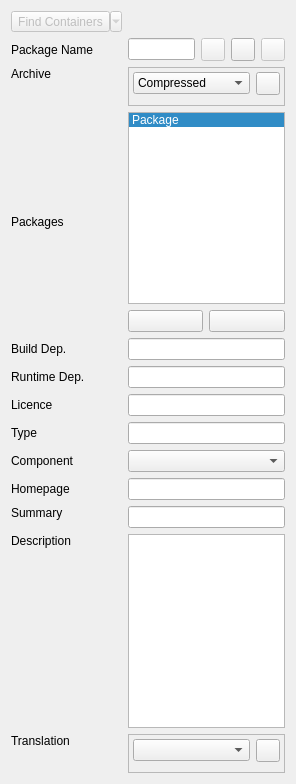
      <widget class="QWidget" name="scrollAreaWidgetContents">
       <property name="geometry">
        <rect>
         <x>0</x>
         <y>0</y>
         <width>296</width>
         <height>784</height>
        </rect>
       </property>
       <layout class="QGridLayout" name="gridLayout">
        <item row="8" column="0">
         <widget class="QLabel" name="label">
          <property name="text">
           <string>Archive</string>
          </property>
          <property name="alignment">
           <set>Qt::AlignLeading|Qt::AlignLeft|Qt::AlignTop</set>
          </property>
         </widget>
        </item>
        <item row="16" column="0">
         <widget class="QLabel" name="lbl_part_of">
          <property name="text">
           <string>Component</string>
          </property>
         </widget>
        </item>
        <item row="20" column="0">
         <widget class="QLabel" name="lbl_translation">
          <property name="text">
           <string>Translation</string>
          </property>
          <property name="alignment">
           <set>Qt::AlignLeading|Qt::AlignLeft|Qt::AlignTop</set>
          </property>
         </widget>
        </item>
        <item row="19" column="1" colspan="2">
         <widget class="QPlainTextEdit" name="pte_description">
          <property name="toolTip">
           <string>Detailed description for software that packaging</string>
          </property>
          <property name="statusTip">
           <string>Detailed description for software that packaging</string>
          </property>
         </widget>
        </item>
        <item row="18" column="0">
         <widget class="QLabel" name="lbl_brief">
          <property name="text">
           <string>Summary</string>
          </property>
          <property name="alignment">
           <set>Qt::AlignLeading|Qt::AlignLeft|Qt::AlignTop</set>
          </property>
          <property name="wordWrap">
           <bool>true</bool>
          </property>
         </widget>
        </item>
        <item row="9" column="0" rowspan="3">
         <widget class="QLabel" name="lbl_packages">
          <property name="text">
           <string>Packages</string>
          </property>
         </widget>
        </item>
        <item row="14" column="0">
         <widget class="QLabel" name="lbl_licence">
          <property name="text">
           <string>Licence</string>
          </property>
         </widget>
        </item>
        <item row="11" column="1">
         <widget class="QPushButton" name="btn_add_package">
          <property name="text">
           <string/>
          </property>
          <property name="icon">
           <iconset resource="../resources/pisido.qrc">
            <normaloff>:/images/add.png</normaloff>:/images/add.png</iconset>
          </property>
         </widget>
        </item>
        <item row="15" column="0">
         <widget class="QLabel" name="lbl_is_a">
          <property name="text">
           <string>Type</string>
          </property>
         </widget>
        </item>
        <item row="1" column="0">
         <widget class="QLabel" name="lbl_package_name">
          <property name="text">
           <string>Package Name</string>
          </property>
         </widget>
        </item>
        <item row="17" column="0">
         <widget class="QLabel" name="lbl_src_homepage">
          <property name="text">
           <string>Homepage</string>
          </property>
         </widget>
        </item>
        <item row="12" column="0">
         <widget class="QLabel" name="lbl_build_dependency">
          <property name="text">
           <string>Build Dep.</string>
          </property>
         </widget>
        </item>
        <item row="19" column="0">
         <widget class="QLabel" name="lbl_detailed">
          <property name="text">
           <string>Description</string>
          </property>
          <property name="alignment">
           <set>Qt::AlignLeading|Qt::AlignLeft|Qt::AlignTop</set>
          </property>
          <property name="wordWrap">
           <bool>true</bool>
          </property>
         </widget>
        </item>
        <item row="13" column="0">
         <widget class="QLabel" name="lbl_runtime_dependency">
          <property name="text">
           <string>Runtime Dep.</string>
          </property>
         </widget>
        </item>
        <item row="11" column="2">
         <widget class="QPushButton" name="btn_remove_package">
          <property name="text">
           <string/>
          </property>
          <property name="icon">
           <iconset resource="../resources/pisido.qrc">
            <normaloff>:/images/delete.png</normaloff>:/images/delete.png</iconset>
          </property>
         </widget>
        </item>
        <item row="9" column="1" rowspan="2" colspan="2">
         <widget class="QListWidget" name="lw_packages">
          <property name="frameShape">
           <enum>QFrame::StyledPanel</enum>
          </property>
          <property name="frameShadow">
           <enum>QFrame::Sunken</enum>
          </property>
          <property name="currentRow">
           <number>0</number>
          </property>
          <property name="sortingEnabled">
           <bool>false</bool>
          </property>
          <item>
           <property name="text">
            <string>Package</string>
           </property>
          </item>
         </widget>
        </item>
        <item row="12" column="1" colspan="2">
         <widget class="QLineEdit" name="le_build_dependency">
          <property name="toolTip">
           <string>&lt;!DOCTYPE HTML PUBLIC &quot;-//W3C//DTD HTML 4.0//EN&quot; &quot;http://www.w3.org/TR/REC-html40/strict.dtd&quot;&gt;
&lt;html&gt;&lt;head&gt;&lt;meta name=&quot;qrichtext&quot; content=&quot;1&quot; /&gt;&lt;style type=&quot;text/css&quot;&gt;
p, li { white-space: pre-wrap; }
&lt;/style&gt;&lt;/head&gt;&lt;body style=&quot; font-family:'Sans Serif'; font-size:9pt; font-weight:400; font-style:normal;&quot;&gt;
&lt;p style=&quot; margin-top:0px; margin-bottom:0px; margin-left:0px; margin-right:0px; -qt-block-indent:0; text-indent:0px;&quot;&gt;Comma seperated package names.&lt;/p&gt;
&lt;p style=&quot; margin-top:0px; margin-bottom:0px; margin-left:0px; margin-right:0px; -qt-block-indent:0; text-indent:0px;&quot;&gt;Ex:Qt From 4.6.0 And Gtk To 2.4 : &lt;span style=&quot; font-weight:600;&quot;&gt;qt[&amp;gt;4.6.0], gtk[&amp;lt;2.4]&lt;/span&gt;&lt;/p&gt;
&lt;p style=&quot; margin-top:0px; margin-bottom:0px; margin-left:0px; margin-right:0px; -qt-block-indent:0; text-indent:0px;&quot;&gt;Ex:Qt exactly 4.6.0 And Gtk : &lt;span style=&quot; font-weight:600;&quot;&gt;qt[=4.6.0], gtk&lt;/span&gt;&lt;/p&gt;&lt;/body&gt;&lt;/html&gt;</string>
          </property>
          <property name="statusTip">
           <string>Comma seperated package names. Ex: qt[&gt;4.4], gtk, glibc[&gt;2]</string>
          </property>
         </widget>
        </item>
        <item row="13" column="1" colspan="2">
         <widget class="QLineEdit" name="le_runtime_dependency">
          <property name="toolTip">
           <string>&lt;!DOCTYPE HTML PUBLIC &quot;-//W3C//DTD HTML 4.0//EN&quot; &quot;http://www.w3.org/TR/REC-html40/strict.dtd&quot;&gt;
&lt;html&gt;&lt;head&gt;&lt;meta name=&quot;qrichtext&quot; content=&quot;1&quot; /&gt;&lt;style type=&quot;text/css&quot;&gt;
p, li { white-space: pre-wrap; }
&lt;/style&gt;&lt;/head&gt;&lt;body style=&quot; font-family:'Sans Serif'; font-size:9pt; font-weight:400; font-style:normal;&quot;&gt;
&lt;p style=&quot; margin-top:0px; margin-bottom:0px; margin-left:0px; margin-right:0px; -qt-block-indent:0; text-indent:0px;&quot;&gt;Comma seperated package names.&lt;/p&gt;
&lt;p style=&quot; margin-top:0px; margin-bottom:0px; margin-left:0px; margin-right:0px; -qt-block-indent:0; text-indent:0px;&quot;&gt;Ex:Qt From 4.6.0 And Gtk To 2.4 : &lt;span style=&quot; font-weight:600;&quot;&gt;qt[&amp;gt;4.6.0], gtk[&amp;lt;2.4]&lt;/span&gt;&lt;/p&gt;
&lt;p style=&quot; margin-top:0px; margin-bottom:0px; margin-left:0px; margin-right:0px; -qt-block-indent:0; text-indent:0px;&quot;&gt;Ex:Qt exactly 4.6.0 And Gtk : &lt;span style=&quot; font-weight:600;&quot;&gt;qt[=4.6.0], gtk&lt;/span&gt;&lt;/p&gt;&lt;/body&gt;&lt;/html&gt;</string>
          </property>
          <property name="statusTip">
           <string>Comma seperated package names. Ex: qt[&gt;4.4], gtk, glibc[&gt;2]</string>
          </property>
         </widget>
        </item>
        <item row="14" column="1" colspan="2">
         <widget class="QLineEdit" name="le_license">
          <property name="toolTip">
           <string>Comma seperated licenses</string>
          </property>
          <property name="statusTip">
           <string>Comma seperated licenses</string>
          </property>
         </widget>
        </item>
        <item row="15" column="1" colspan="2">
         <widget class="QLineEdit" name="le_is_a">
          <property name="toolTip">
           <string>Comma seperated types</string>
          </property>
          <property name="statusTip">
           <string>Comma seperated types</string>
          </property>
         </widget>
        </item>
        <item row="16" column="1" colspan="2">
         <widget class="QComboBox" name="combo_part_of">
          <property name="toolTip">
           <string>Select component</string>
          </property>
          <property name="statusTip">
           <string>Select component</string>
          </property>
         </widget>
        </item>
        <item row="17" column="1" colspan="2">
         <widget class="QLineEdit" name="le_homepage">
          <property name="toolTip">
           <string>Homepage of the software that packaging</string>
          </property>
          <property name="statusTip">
           <string>Homepage of the software that packaging</string>
          </property>
         </widget>
        </item>
        <item row="18" column="1" colspan="2">
         <widget class="QLineEdit" name="le_summary">
          <property name="toolTip">
           <string>A brief description for software that packaging</string>
          </property>
          <property name="statusTip">
           <string>A brief description for software that packaging</string>
          </property>
         </widget>
        </item>
        <item row="20" column="1" colspan="2">
         <widget class="QFrame" name="fr_translation">
          <property name="frameShape">
           <enum>QFrame::StyledPanel</enum>
          </property>
          <property name="frameShadow">
           <enum>QFrame::Raised</enum>
          </property>
          <layout class="QGridLayout" name="gridLayout_7">
           <property name="margin">
            <number>4</number>
           </property>
           <item row="0" column="1">
            <layout class="QHBoxLayout" name="horizontalLayout_11">
             <item>
              <widget class="QComboBox" name="combo_translation"/>
             </item>
             <item>
              <widget class="QToolButton" name="tb_add_translation">
               <property name="text">
                <string/>
               </property>
               <property name="icon">
                <iconset resource="../resources/pisido.qrc">
                 <normaloff>:/images/add.png</normaloff>:/images/add.png</iconset>
               </property>
              </widget>
             </item>
            </layout>
           </item>
           <item row="1" column="1">
            <widget class="QWidget" name="w_translation_base" native="true"/>
           </item>
          </layout>
         </widget>
        </item>
        <item row="8" column="1" colspan="2">
         <widget class="QFrame" name="fr_archive">
          <property name="frameShape">
           <enum>QFrame::StyledPanel</enum>
          </property>
          <property name="frameShadow">
           <enum>QFrame::Raised</enum>
          </property>
          <layout class="QVBoxLayout" name="verticalLayout_4">
           <property name="margin">
            <number>4</number>
           </property>
           <item>
            <layout class="QHBoxLayout" name="horizontalLayout_7">
             <item>
              <widget class="QComboBox" name="combo_archive_type">
               <property name="toolTip">
                <string>Use compressed type to compute sha1 values of local archive files</string>
               </property>
               <property name="statusTip">
                <string>Use compressed type to compute sha1 values of local archive files</string>
               </property>
               <item>
                <property name="text">
                 <string>Compressed</string>
                </property>
               </item>
               <item>
                <property name="text">
                 <string>Url</string>
                </property>
               </item>
              </widget>
             </item>
             <item>
              <widget class="QToolButton" name="tb_add_archive">
               <property name="toolTip">
                <string>Add archive</string>
               </property>
               <property name="statusTip">
                <string>Add archive</string>
               </property>
               <property name="text">
                <string/>
               </property>
               <property name="icon">
                <iconset resource="../resources/pisido.qrc">
                 <normaloff>:/images/add.png</normaloff>:/images/add.png</iconset>
               </property>
              </widget>
             </item>
            </layout>
           </item>
           <item>
            <widget class="QWidget" name="w_archive_base" native="true"/>
           </item>
          </layout>
         </widget>
        </item>
        <item row="1" column="1" colspan="2">
         <layout class="QHBoxLayout" name="horizontalLayout_5">
          <item>
           <widget class="QLineEdit" name="le_package_name">
            <property name="toolTip">
             <string>Give directory name for import !</string>
            </property>
            <property name="statusTip">
             <string>Give directory name for import !</string>
            </property>
           </widget>
          </item>
          <item>
           <widget class="QToolButton" name="tb_import_package">
            <property name="enabled">
             <bool>false</bool>
            </property>
            <property name="toolTip">
             <string>Import package</string>
            </property>
            <property name="statusTip">
             <string>Import package</string>
            </property>
            <property name="text">
             <string/>
            </property>
            <property name="icon">
             <iconset resource="../resources/pisido.qrc">
              <normaloff>:/images/import.png</normaloff>:/images/import.png</iconset>
            </property>
           </widget>
          </item>
          <item>
           <widget class="QToolButton" name="tb_import_from_folder">
            <property name="icon">
             <iconset resource="../resources/pisido.qrc">
              <normaloff>:/images/import-folder.png</normaloff>:/images/import-folder.png</iconset>
            </property>
           </widget>
          </item>
          <item>
           <widget class="QToolButton" name="tb_open_package_dir">
            <property name="enabled">
             <bool>false</bool>
            </property>
            <property name="toolTip">
             <string>Open Package Directory</string>
            </property>
            <property name="statusTip">
             <string>Open Package Directory</string>
            </property>
            <property name="text">
             <string/>
            </property>
            <property name="icon">
             <iconset resource="../resources/pisido.qrc">
              <normaloff>:/images/open-dir.png</normaloff>:/images/open-dir.png</iconset>
            </property>
           </widget>
          </item>
         </layout>
        </item>
        <item row="0" column="0">
         <widget class="QToolButton" name="tb_docker_container">
          <property name="enabled">
           <bool>false</bool>
          </property>
          <property name="text">
           <string>Find Containers</string>
          </property>
          <property name="popupMode">
           <enum>QToolButton::MenuButtonPopup</enum>
          </property>
          <property name="toolButtonStyle">
           <enum>Qt::ToolButtonIconOnly</enum>
          </property>
          <property name="autoRaise">
           <bool>false</bool>
          </property>
         </widget>
        </item>
       </layout>
      </widget>
